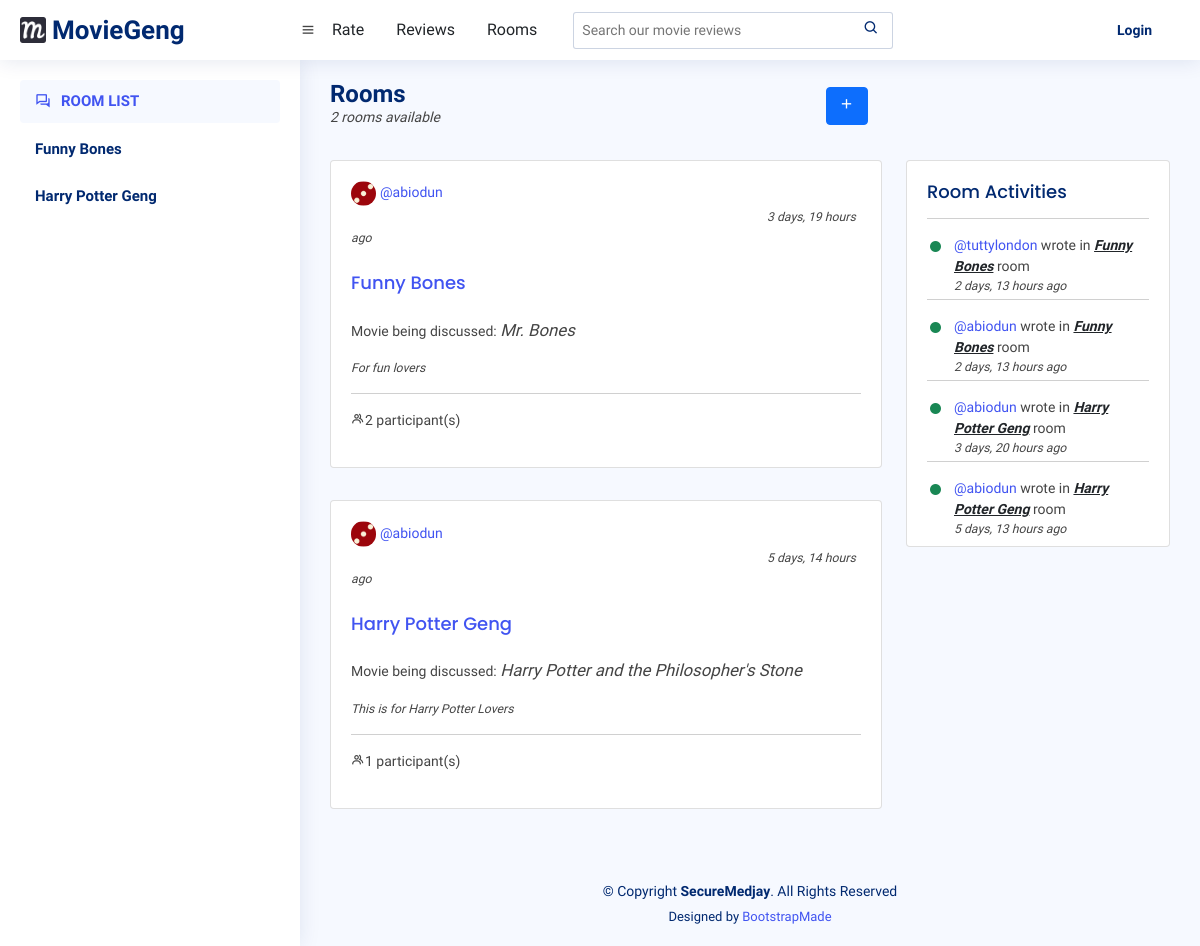
The app's page /rooms/, older data.
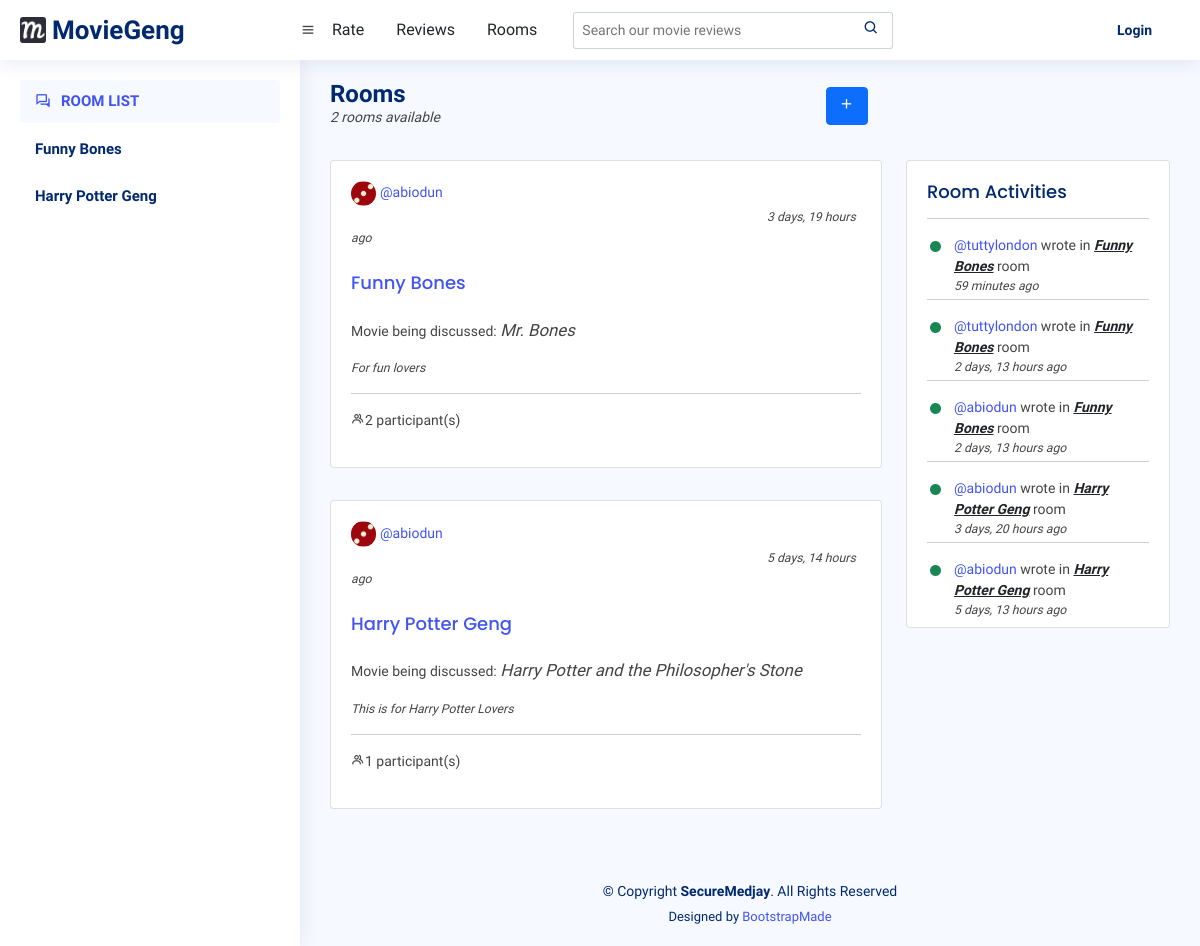
The same page, newer data.
### base/models.py (models this page shows, shortened)
class Room(models.Model):
    name = models.CharField(max_length=255, unique=True)
    host = models.ForeignKey(User, on_delete=models.CASCADE)
    participants = models.ManyToManyField(
        User, related_name="participants")
    created_at = models.DateTimeField(auto_now_add=True)
    movie = models.ForeignKey(Movie, on_delete=models.CASCADE)
    description = models.TextField(null=True, blank=True)
    class Meta:
        ordering = ["-created_at"]

class User(AbstractUser):
    email = models.EmailField(unique=True)
    username = models.CharField(unique=True, max_length=255)
    bio = models.TextField(blank=True, null=True)
    avatar = models.ImageField(null=True, default="avatar.svg")
    USERNAME_FIELD = 'email'
    REQUIRED_FIELDS = ["username"]

class Movie(models.Model):
    name = models.CharField(max_length=255)
    tmdb_id = models.CharField(max_length=255)
    img_url = models.CharField(null=True, max_length=255)
    duration = models.IntegerField(null=True)
    overview = models.TextField(null=True)
    tags = models.CharField(max_length=255, null=True)
    genres = models.CharField(max_length=255, null=True)
    budget = models.IntegerField(null=True)
    release_date = models.CharField(max_length=255, null=True)
    language = models.CharField(max_length=255, null=True)
    revenue = models.IntegerField(null=True)
    REQUIRED_FIELDS = []

class Message(models.Model):
    writer = models.ForeignKey(User, on_delete=models.CASCADE)
    room = models.ForeignKey(Room, on_delete=models.CASCADE)
    body = models.TextField()
    created_at = models.DateTimeField(auto_now_add=True)
    class Meta:
        ordering = ["-created_at"]

### base/views.py (the view)
# urls.py: path("rooms/", views.room_list_view, name="room-list"),
def room_list_view(request):
    rooms = Room.objects.all()
    messages = Message.objects.all()
    context = {
        "rooms": rooms,
        "messages": messages,
    }
    return render(request, "base/room_home.html", context)

### base/templates/base/room_home.html
{% extends "base.html" %}
{% block content %}
    {% include "base/rooms_pane.html" %}
    {% include "base/room_list.html" %}
{% endblock %}

### base/templates/base/rooms_pane.html
<aside id="sidebar" class="sidebar">
    <ul class="sidebar-nav" id="sidebar-nav">
      <li class="nav-item">
        <a class="nav-link">
          <i class='bx bx-conversation'></i>
          <span>ROOM LIST</span>
        </a>
      </li>
      {% for room in rooms %}
        <li class="nav-item">
          <a class="nav-link collapsed" data-bs-target="#forms-nav" href="{% url 'base:room-detail' room.id %}">
            <span>{{room.name}}</span>
          </a>
        </li>
      {% endfor %}
</aside>

### base/templates/base/room_list.html
<main id="main" class="main">
    <div class="pagetitle">
      <h1>Rooms</h1>
      <h6 class="small fst-italic">{{rooms.count}} rooms available</h6>
    </div>
    <a class="room-btn btn btn-primary" href="{% url 'base:create-room' 0 %}"><i class='bx bx-plus'></i></a>
    <section class="section dashboard">
      <div class="row">
        <div class="col-lg-8">
          <div class="row">
                <div class="col-12">
                {% for room in rooms %}
                    <div class="card recent-sales overflow-auto">
                        <div class="card-body">
                            <div>
                                <a href="{% url 'base:user-profile' room.host.id %}"><img class="room-avatar rounded-circle" src="{{room.host.avatar.url}}" alt="Profile-pic">
                                    @{{room.host.username}}
                                </a>
                                <span class="room-date small fst-italic">{{room.created_at|timesince}} ago</span>
                            </div>
                            <h5 class="room-title card-title"><a href="{% url 'base:room-detail' room.id %}">{{room.name}}</a></h5>
                            <p>Movie being discussed: <span class="room-movie">{{room.movie.name}}</span></p>
                            <p class="small fst-italic">{{room.description}}</p>
                            <hr>
                            <p><i class='bx bx-group'></i>{{room.participants.count}} participant(s)</p>
                        </div>
                    </div>
                {% endfor %}
                </div>
          </div>
        </div>
        {% include "base/activities.html" %}
      </div>
    </section>
</main>

### base/templates/base/activities.html
<div class="col-lg-4">
  <div class="card">
    {% if messages %}
    <div class="card-body">
      <h5 class="card-title">Room Activities</h5>
      {% for message in messages %}
      <div class="activity">
        <hr>
        <div class="message-card activity-item d-flex">
          <i class='bi bi-circle-fill activity-badge text-success align-self-start'></i>
          <div class="activity-content">
            <a href="{% url 'base:user-profile' message.writer.id %}">
              @{{message.writer.username}}
            </a> wrote in
            <a href="{% url 'base:room-detail' message.room.id %}" class="fw-bold text-dark"><span>{{message.room.name}}</span></a> room
            <p class="small fst-italic">{{message.created_at|timesince}} ago</p>
          </div>
        </div>
      </div>
      {% endfor %}
    </div>
    {% endif %}
  </div>
</div>

Row changes from the older to the newer data that the page shows:
added Message: writer.username "tuttylondon", room.name "Funny Bones", created_at "59 minutes"
